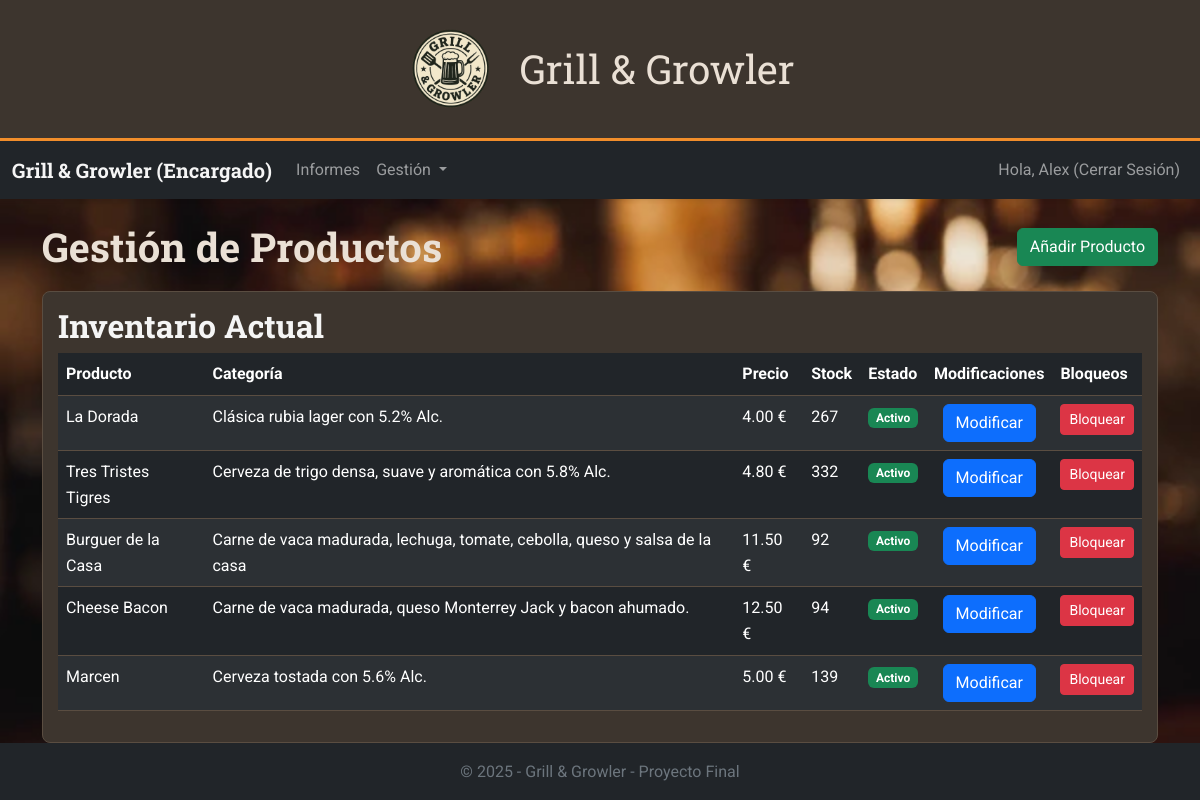
/Bootstrap/encargado/gestion_productos.php (signed in), run on an earlier commit of the app's database.
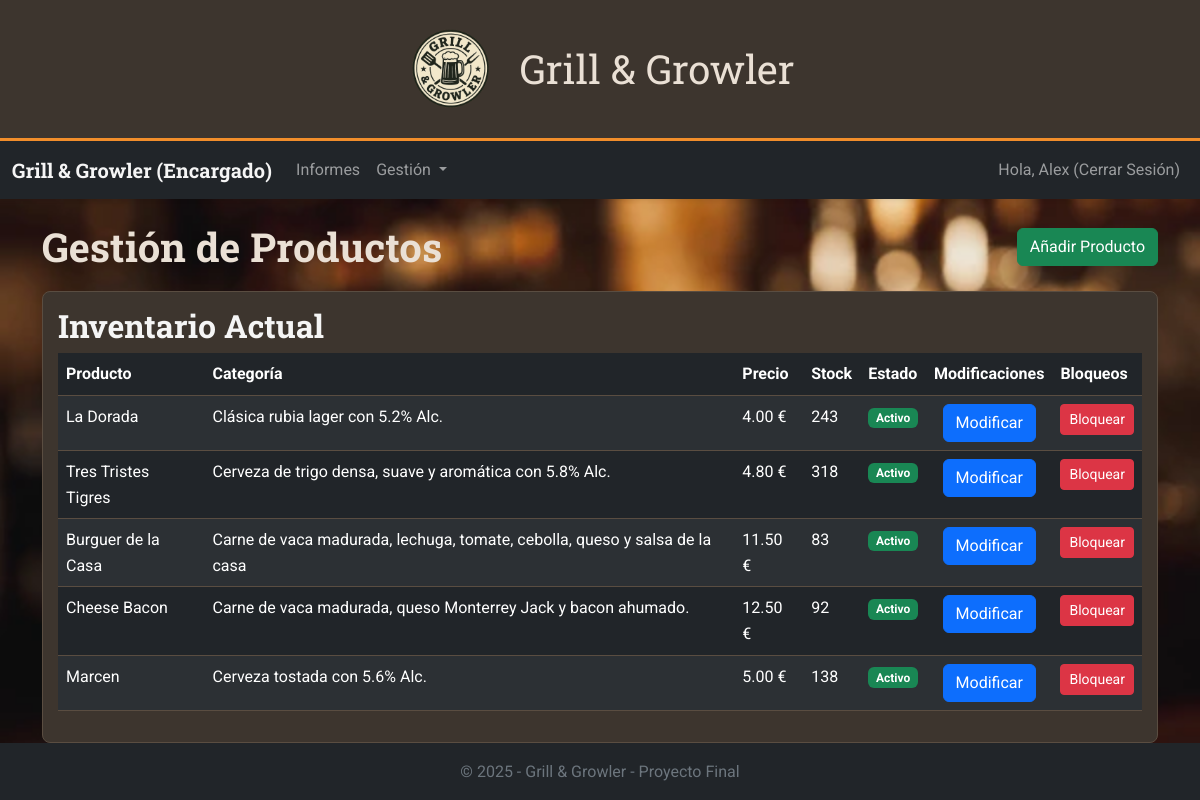
And on a later commit of the database.
### tables this page shows
CREATE TABLE `productos` (
  `idprod` int(11) NOT NULL,
  `nombre` varchar(50) NOT NULL,
  `descripcion` varchar(100) NOT NULL,
  `precio` float NOT NULL,
  `stock` int(11) NOT NULL,
  `estado` tinyint(1) NOT NULL,
  `categoria` int(11) NOT NULL,
  `estado_cat` tinyint(1) NOT NULL COMMENT '0 - activa\r\n1 - bloqueada'
);

### Bootstrap/encargado/gestion_productos.php (the view, shortened to what this page needs)
<?php
include("../includes/conexion.php");
?>
<!DOCTYPE html>
<html lang="es">
<head>
    <link rel="stylesheet" href="../css/bootstrap.min.css">
    <link rel="stylesheet" href="../css/style.css">
</head>
<body class="d-flex flex-column min-vh-100">
    <?php include '../includes/header.php'; ?>
    <?php include 'navbar_encargado.php'; ?>
    <main class="container mt-4 flex-grow-1">
        <div class="d-flex justify-content-between align-items-center mb-3">
            <h1 class="titulo" style="margin-top: 0; margin-bottom: 0;">Gestión de Productos</h1>
            <button class="btn btn-success" data-bs-toggle="collapse" data-bs-target="#collapseAnadir">
                Añadir Producto
            </button>
        </div>
        <div class="caja">
            <h2>Inventario Actual</h2>
            <div class="table-responsive">
                <table class="table table-dark table-striped table-hover">
                    <thead>
                        <tr>
                            <th>Producto</th>
                            <th>Categoría</th>
                            <th>Precio</th>
                            <th>Stock</th>
                            <th>Estado</th>
                            <th>Modificaciones</th>
                            <th>Bloqueos</th>
                        </tr>
                    </thead>
                    <tbody>
                        <?php
                        $consulta_productos = "SELECT * FROM productos";
                        $result = mysqli_query($conn, $consulta_productos);
                        if (mysqli_num_rows($result) > 0) {
                            while ($row = mysqli_fetch_array($result)) {
                                $nombre = $row['nombre'];
                                $descripcion = $row['descripcion'];
                                $precio = $row['precio'];
                                $stock = $row['stock'];
                                $idprod = $row['idprod'];
                                if ($row['estado'] == 0) {
                                    $estado = 'Activo';
                                    $color = 'success';
                                    $bloquear = false;
                                } else {
                                    $estado = 'Bloqueado';
                                    $color = 'danger';
                                    $bloquear = true;
                                }
                                echo "<tr>";
                                echo "<td>" . ($nombre) . "</td>";
                                echo "<td>" . ($descripcion) . "</td>";
                                echo "<td>" . number_format($precio, 2) . " €</td>";
                                echo "<td>" . ($stock) . "</td>";
                                echo "<td><span class='badge bg-" . $color . "'>" . ($estado) . "</td>";
                                echo "<td class='text-center'>
                                        <button type='button' class='btn btn-primary' data-bs-toggle='modal' data-bs-target='#modalModificar$idprod'>
                                            Modificar
                                        </button>
                                    </td>";
                                echo "<td>
                                        <form action='gestion_productos.php' method='POST'>
                                            <input type='hidden' name='idprod' value='$idprod'>";
                                if (!$bloquear) {
                                    echo "<button type='submit' name='bloquear' class='btn btn-danger btn-sm'>Bloquear</button>";
                                } else {
                                    echo "<button type='submit' name='activar' class='btn btn-success btn-sm'>Activar</button>";
                                }
                                echo "</form>
                                        </td>";
                                echo "</tr>";
                            }
                        }
                        ?>
                    </tbody>
                </table>
            </div>
        </div>
    </main>
    <?php include '../includes/footer.php'; ?>
</body>
</html>

What changed in the data, as far as the page shows it:
changed productos "La Dorada": stock "267" → "243"
changed productos "Tres Tristes Tigres": stock "332" → "318"
changed productos "Burguer de la Casa": stock "92" → "83"
changed productos "Cheese Bacon": stock "94" → "92"
changed productos "Marcen": stock "139" → "138"
